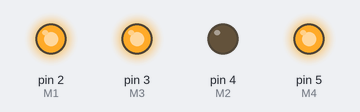
Recording of a sketch running on a simulated Arduino Uno, built with avr-gcc and run on an emulated ATmega328P. On the bench: output pins drawn as LEDs (lit = HIGH).

Above: at 0.05 s.
At 0.65 s:
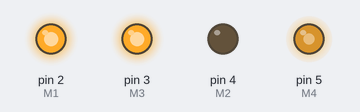
At 1.3 s:
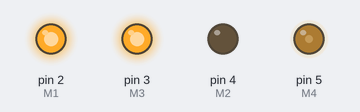
At 6.75 s:
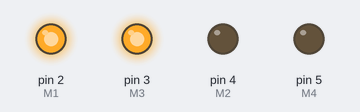
At 8.2 s:
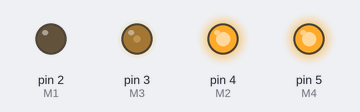
At 13.55 s:
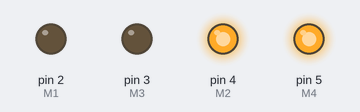
Timing chart, 0 to 17.7 s (numbered marks = the images above):
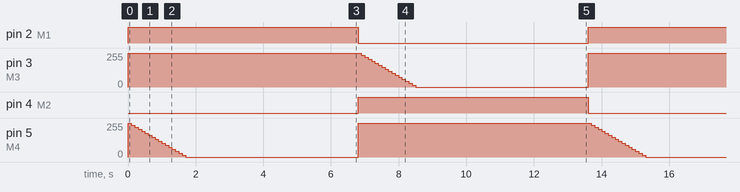

Measured:
- by itself, pin 2 (M1), pin 4 (M2): alternates HIGH for 6.8 s and LOW for 6.8 s
- by itself, pin 3 (M3), pin 5 (M4): repeats every 13.6 s: 225/255 0.10 s, 210/255 0.10 s, 195/255 0.10 s, 180/255 0.10 s, 165/255 0.10 s, 150/255 0.10 s, 135/255 0.10 s, 120/255 0.10 s, 105/255 0.10 s, 90/255 0.10 s, 75/255 0.10 s, 60/255 0.10 s, 45/255 0.10 s, 30/255 0.10 s, 15/255 0.10 s, 0/255 5.1 s, 255/255 6.9 s, 240/255 0.10 s

The sketch:

Config1Tester.ino
```cpp
/*
 * H-Bridge switching mode test program.
 * Tests bridge configuration 1.
 *
 * Author:  Bryan Blakeslee
 */

// Transistor definitions
#define M1 2
#define M2 4
#define M3 3
#define M4 5

// Constants
#define OFF 255

void setup(){
  // Configure outputs
  pinMode(M1,OUTPUT);
  pinMode(M2,OUTPUT);
  pinMode(M3,OUTPUT);
  pinMode(M4,OUTPUT);

  // Set initial state, all gates off
  digitalWrite(M1,LOW);
  digitalWrite(M2,LOW);
  analogWrite(M3,OFF);
  analogWrite(M4,OFF);
}

void loop(){
  // M1 on,  M2 off
  // M3 off, M4 on
  digitalWrite(M2,LOW);
  analogWrite(M3,OFF);
  digitalWrite(M1,HIGH);
  for(int i = OFF; i >= 0; i-=15){
    // Ramp up PWM
    analogWrite(M4,i);
    delay(100);  // 100ms delay
  }
  delay(5000);  // 5s delay

  // M1 off, M2 on
  // M3 on,  M4 off
  digitalWrite(M1,LOW);
  analogWrite(M4,OFF);
  digitalWrite(M2,HIGH);
  for(int i = OFF; i >= 0; i-=15){
    // Ramp up PWM
    analogWrite(M3,i);
    delay(100);  // 100ms delay
  }
  delay(5000);  // 5s delay
}
```
